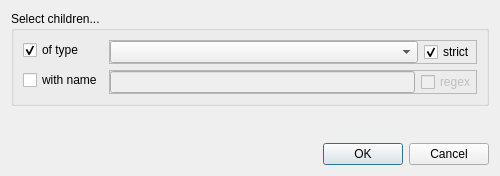
<?xml version="1.0" encoding="UTF-8"?>
<ui version="4.0">
 <class>SelectChildrenDialog</class>
 <widget class="QDialog" name="SelectChildrenDialog">
  <property name="geometry">
   <rect>
    <x>0</x>
    <y>0</y>
    <width>500</width>
    <height>176</height>
   </rect>
  </property>
  <property name="windowTitle">
   <string>Select children by type and/or name</string>
  </property>
  <layout class="QVBoxLayout" name="verticalLayout">
   <item>
    <widget class="QGroupBox" name="groupBox">
     <property name="title">
      <string>Select children...</string>
     </property>
     <layout class="QFormLayout" name="formLayout">
      <property name="fieldGrowthPolicy">
       <enum>QFormLayout::AllNonFixedFieldsGrow</enum>
      </property>
      <item row="1" column="0">
       <widget class="QCheckBox" name="typeCheckBox">
        <property name="text">
         <string>of type</string>
        </property>
        <property name="checked">
         <bool>true</bool>
        </property>
       </widget>
      </item>
      <item row="2" column="0">
       <widget class="QCheckBox" name="nameCheckBox">
        <property name="text">
         <string>with name</string>
        </property>
       </widget>
      </item>
      <item row="2" column="1">
       <widget class="QFrame" name="nameFrame">
        <property name="enabled">
         <bool>false</bool>
        </property>
        <property name="frameShape">
         <enum>QFrame::StyledPanel</enum>
        </property>
        <property name="frameShadow">
         <enum>QFrame::Raised</enum>
        </property>
        <layout class="QHBoxLayout" name="horizontalLayout">
         <property name="leftMargin">
          <number>0</number>
         </property>
         <property name="topMargin">
          <number>0</number>
         </property>
         <property name="rightMargin">
          <number>0</number>
         </property>
         <property name="bottomMargin">
          <number>0</number>
         </property>
         <item>
          <widget class="QLineEdit" name="nameLineEdit"/>
         </item>
         <item>
          <widget class="QCheckBox" name="checkBoxRegex">
           <property name="text">
            <string>regex</string>
           </property>
          </widget>
         </item>
        </layout>
       </widget>
      </item>
      <item row="1" column="1">
       <widget class="QFrame" name="typeFrame">
        <property name="enabled">
         <bool>true</bool>
        </property>
        <property name="frameShape">
         <enum>QFrame::StyledPanel</enum>
        </property>
        <property name="frameShadow">
         <enum>QFrame::Raised</enum>
        </property>
        <layout class="QHBoxLayout" name="horizontalLayout_6">
         <property name="leftMargin">
          <number>0</number>
         </property>
         <property name="topMargin">
          <number>0</number>
         </property>
         <property name="rightMargin">
          <number>0</number>
         </property>
         <property name="bottomMargin">
          <number>0</number>
         </property>
         <item>
          <widget class="QComboBox" name="typeComboBox">
           <property name="sizePolicy">
            <sizepolicy hsizetype="Expanding" vsizetype="Fixed">
             <horstretch>0</horstretch>
             <verstretch>0</verstretch>
            </sizepolicy>
           </property>
          </widget>
         </item>
         <item>
          <widget class="QCheckBox" name="typeStrictCheckBox">
           <property name="text">
            <string>strict</string>
           </property>
           <property name="checked">
            <bool>true</bool>
           </property>
          </widget>
         </item>
        </layout>
       </widget>
      </item>
     </layout>
    </widget>
   </item>
   <item>
    <spacer name="verticalSpacer">
     <property name="orientation">
      <enum>Qt::Vertical</enum>
     </property>
     <property name="sizeHint" stdset="0">
      <size>
       <width>20</width>
       <height>3</height>
      </size>
     </property>
    </spacer>
   </item>
   <item>
    <widget class="QDialogButtonBox" name="buttonBox">
     <property name="orientation">
      <enum>Qt::Horizontal</enum>
     </property>
     <property name="standardButtons">
      <set>QDialogButtonBox::Cancel|QDialogButtonBox::Ok</set>
     </property>
    </widget>
   </item>
  </layout>
 </widget>
 <resources/>
 <connections>
  <connection>
   <sender>buttonBox</sender>
   <signal>accepted()</signal>
   <receiver>SelectChildrenDialog</receiver>
   <slot>accept()</slot>
   <hints>
    <hint type="sourcelabel">
     <x>257</x>
     <y>165</y>
    </hint>
    <hint type="destinationlabel">
     <x>157</x>
     <y>174</y>
    </hint>
   </hints>
  </connection>
  <connection>
   <sender>buttonBox</sender>
   <signal>rejected()</signal>
   <receiver>SelectChildrenDialog</receiver>
   <slot>reject()</slot>
   <hints>
    <hint type="sourcelabel">
     <x>325</x>
     <y>165</y>
    </hint>
    <hint type="destinationlabel">
     <x>286</x>
     <y>174</y>
    </hint>
   </hints>
  </connection>
  <connection>
   <sender>typeCheckBox</sender>
   <signal>toggled(bool)</signal>
   <receiver>typeFrame</receiver>
   <slot>setEnabled(bool)</slot>
   <hints>
    <hint type="sourcelabel">
     <x>47</x>
     <y>40</y>
    </hint>
    <hint type="destinationlabel">
     <x>288</x>
     <y>41</y>
    </hint>
   </hints>
  </connection>
  <connection>
   <sender>nameCheckBox</sender>
   <signal>toggled(bool)</signal>
   <receiver>nameFrame</receiver>
   <slot>setEnabled(bool)</slot>
   <hints>
    <hint type="sourcelabel">
     <x>80</x>
     <y>102</y>
    </hint>
    <hint type="destinationlabel">
     <x>417</x>
     <y>111</y>
    </hint>
   </hints>
  </connection>
  <connection>
   <sender>typeStrictCheckBox</sender>
   <signal>toggled(bool)</signal>
   <receiver>typeStrictCheckBox</receiver>
   <slot>setOn(bool)</slot>
   <hints>
    <hint type="sourcelabel">
     <x>321</x>
     <y>50</y>
    </hint>
    <hint type="destinationlabel">
     <x>321</x>
     <y>50</y>
    </hint>
   </hints>
  </connection>
 </connections>
</ui>
